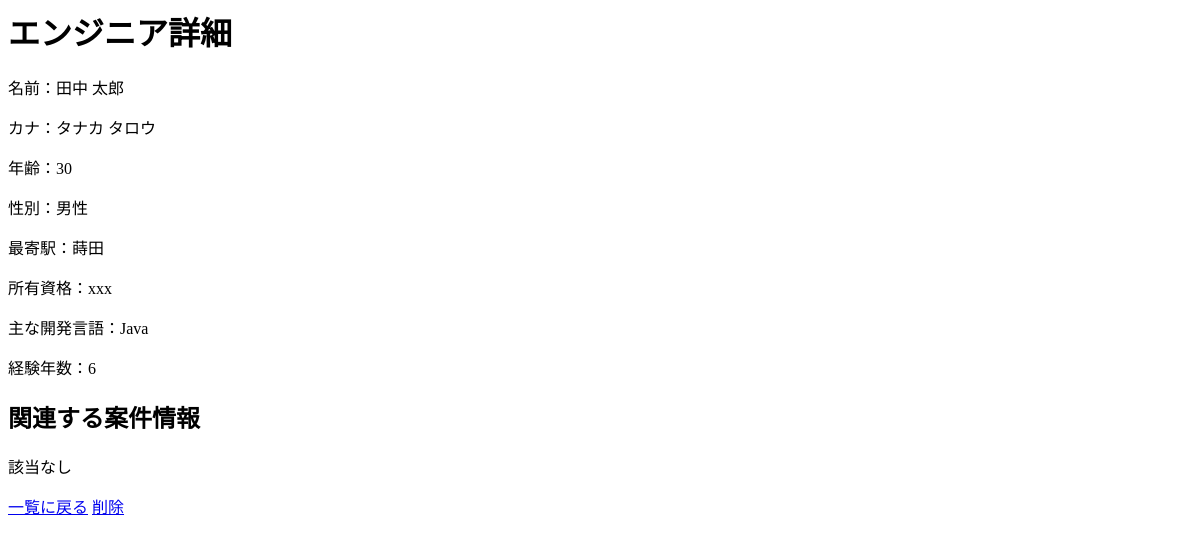
The app's page /employee-info/2, older data.
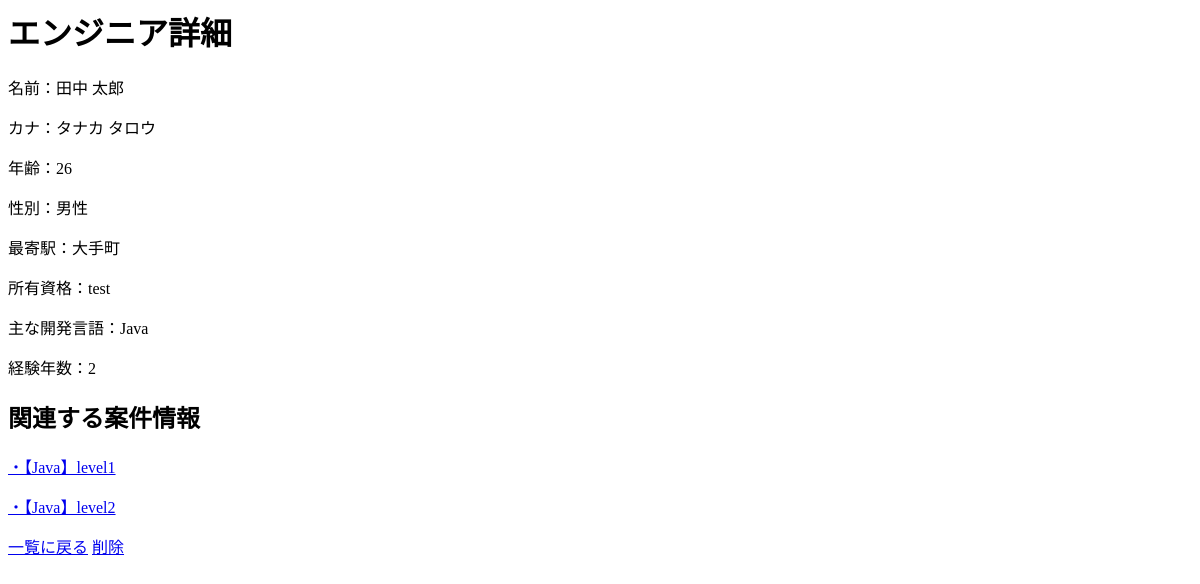
The same page, newer data.
### ReteIngenium/models.py (models this page shows, shortened)
class EmployeeInformation(models.Model):
    employeeId = models.UUIDField(default=uuid.uuid4, editable=False)
    familyNameKanji = models.CharField(max_length=10)
    firstNameKanji = models.CharField(max_length=10)
    familyNameKana = models.CharField(max_length=15)
    firstNameKana = models.CharField(max_length=15)
    employeeAge = models.IntegerField()
    employeeSex = models.CharField(max_length=10)
    employeeArea = models.CharField(max_length=15)
    certification = models.TextField(max_length=100)
    mainLanguage = models.CharField(max_length=10)
    yearsOfExp = models.IntegerField()
    class Meta:
        ordering = ["yearsOfExp"]

class ProjectInformation(models.Model):
    projectId = models.UUIDField(default=uuid.uuid4, editable=False)
    projectSummary = models.CharField(max_length=50)
    projectRegisteredDate = models.DateField(auto_now_add=True)
    projectCliant = models.CharField(max_length=15)
    projectUnitPrice = models.IntegerField()
    workPlace = models.CharField(max_length=15)
    requiredLanguage = models.CharField(max_length=10)
    reqLangExperience = models.IntegerField()
    projectDevEnv = models.TextField(max_length=100)
    projectDetail = models.TextField(max_length=500)
    class Meta:
        ordering = ["projectRegisteredDate"]

### ReteIngenium/views.py (the view)
# urls.py: path("employee-info/<int:pk>", EmployeeInfo.as_view(), name="emInfo"),
class EmployeeInfo(DetailView):
    model = EmployeeInformation
    context_object_name = "employeeDetail"
    def get_context_data(self, **kwargs):
        context = super().get_context_data(**kwargs)
        from_page = self.request.GET.get("fromPage")
        project_pk = self.request.GET.get("project_pk")
        context["from_page"] = from_page
        context["employeeDetail"] = self.get_object()
        try:
            context["projectDetail"] = ProjectInformation.objects.get(pk=project_pk)
        except ProjectInformation.DoesNotExist:
            context["projectDetail"] = None
        employee_id = self.object.employeeId
        try:
            context["related_projects"] = InformationUniteTable.get_related_projects(
                employee_id
            )
        except ProjectInformation.DoesNotExist:
            context["related_projects"] = None
        return context

### ReteIngenium/models.py (called while the page is built)
    def get_related_projects(emp_target_id):
        pro_target_ids = InformationUniteTable.objects.filter(
            empTargetId=emp_target_id
        ).values_list("proTargetId")
        return ProjectInformation.objects.filter(projectId__in=pro_target_ids)

### ReteIngenium/templates/ReteIngenium/employeeinformation_detail.html
<h1>エンジニア詳細</h1>
<table>
    <div>
        <p>名前：{{employeeDetail.familyNameKanji}} {{employeeDetail.firstNameKanji}}</p>
        <p>カナ：{{employeeDetail.familyNameKana}} {{employeeDetail.firstNameKana}}</p>
        <p>年齢：{{employeeDetail.employeeAge}}</p>
        <p>性別：{{employeeDetail.employeeSex}}</p>
        <p>最寄駅：{{employeeDetail.employeeArea}}</p>
        <p>所有資格：{{employeeDetail.certification}}</p>
        <p>主な開発言語：{{employeeDetail.mainLanguage}}</p>
        <p>経験年数：{{employeeDetail.yearsOfExp}}</p>
    </div>
    <div>
        {% if from_page == "projectList" %}
        <a href="{% url 'proInfo' pk=projectDetail.pk %}">案件詳細に戻る</a>
        {% else %}
        <h2>関連する案件情報</h2>
        {% if related_projects %}
        {% for project in related_projects %}
        <a href="{% url 'proInfo' project.id %}?fromPage=employeeList&employee_pk={{ employeeDetail.id }}">
            <p>・{{ project.projectSummary }}</p>
        </a>
        {% endfor %}
        {% else %}
        <p>該当なし</p>
        {% endif %}
        <a href="{% url 'emList' %}">一覧に戻る</a>
        <a href="{% url 'emDel' employeeDetail.id %}">削除</a>
        {% endif %}
    </div>
</table>

Row changes from the older to the newer data that the page shows:
changed EmployeeInformation "田中": employeeAge "30" → "26"; employeeArea "蒔田" → "大手町"; certification "xxx" → "test"; yearsOfExp "6" → "2"
added ProjectInformation: projectSummary "【Java】level1"
added ProjectInformation: projectSummary "【Java】level2"
Text that changed along with them:
text no longer shown: "該当なし"
